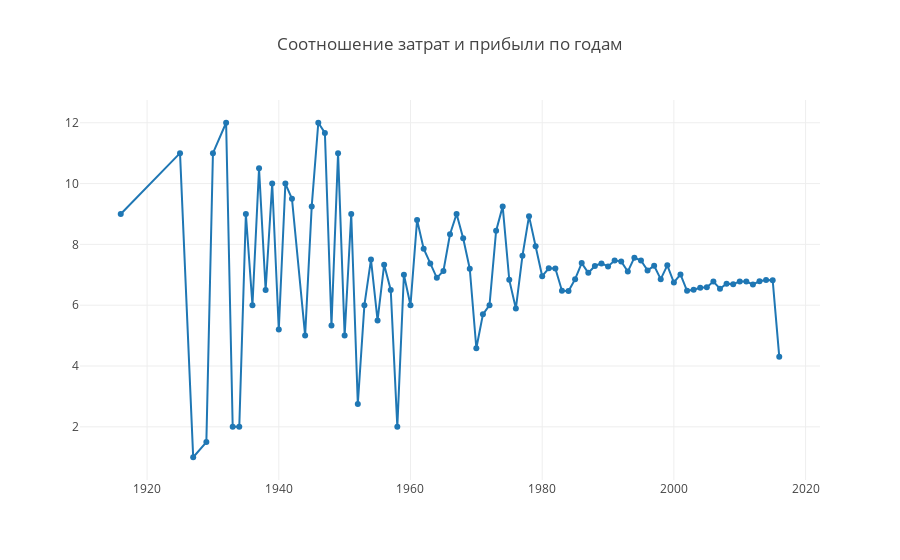

Notebook source saved alongside this figure:
### Code cell
trace0 = go.Scatter(
    x=ratio.index,
    y=ratio.ratio,
    name='ratio',
    mode = 'lines+markers',
)
data = [trace0]
layout = {'title': 'Соотношение затрат и прибыли по годам'}

fig = go.Figure(data=data, layout=layout)

iplot(fig, show_link=False)
